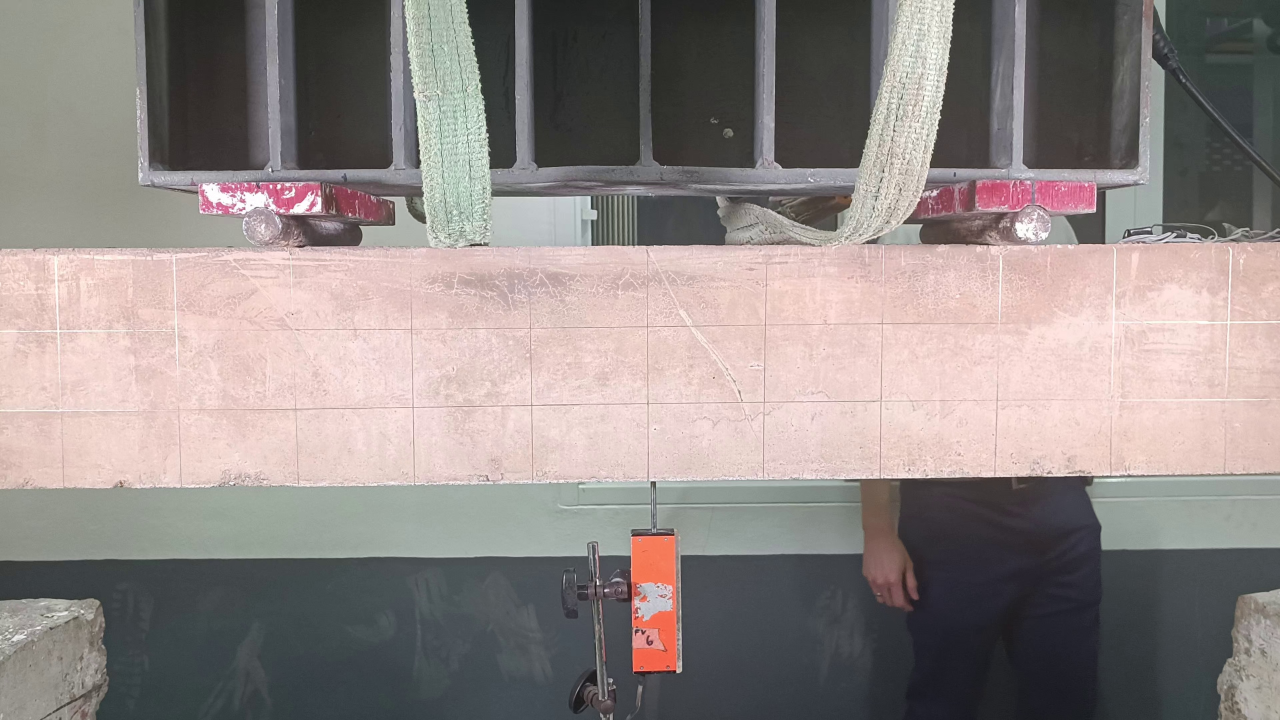
#> input picture code/images/frame_0000.jpg, 3840 x 2160 px, found by its file name (shown at 1/3 size)
$ python sad_00.py
#> lines starting #> are read from the running program, lines starting #| are printed output that depends on the picture
import cv2
import numpy as np

def preprocess_image(image_path):
    """Load, grayscale, blur, and enhance contrast of an image."""
#> called with image_path = './images/frame_0000.jpg'
    image = cv2.imread(image_path)
#> image is the input picture: shape (2160, 3840, 3); mean B, G, R 133.5, 135.9, 144.7
    gray = cv2.cvtColor(image, cv2.COLOR_BGR2GRAY)
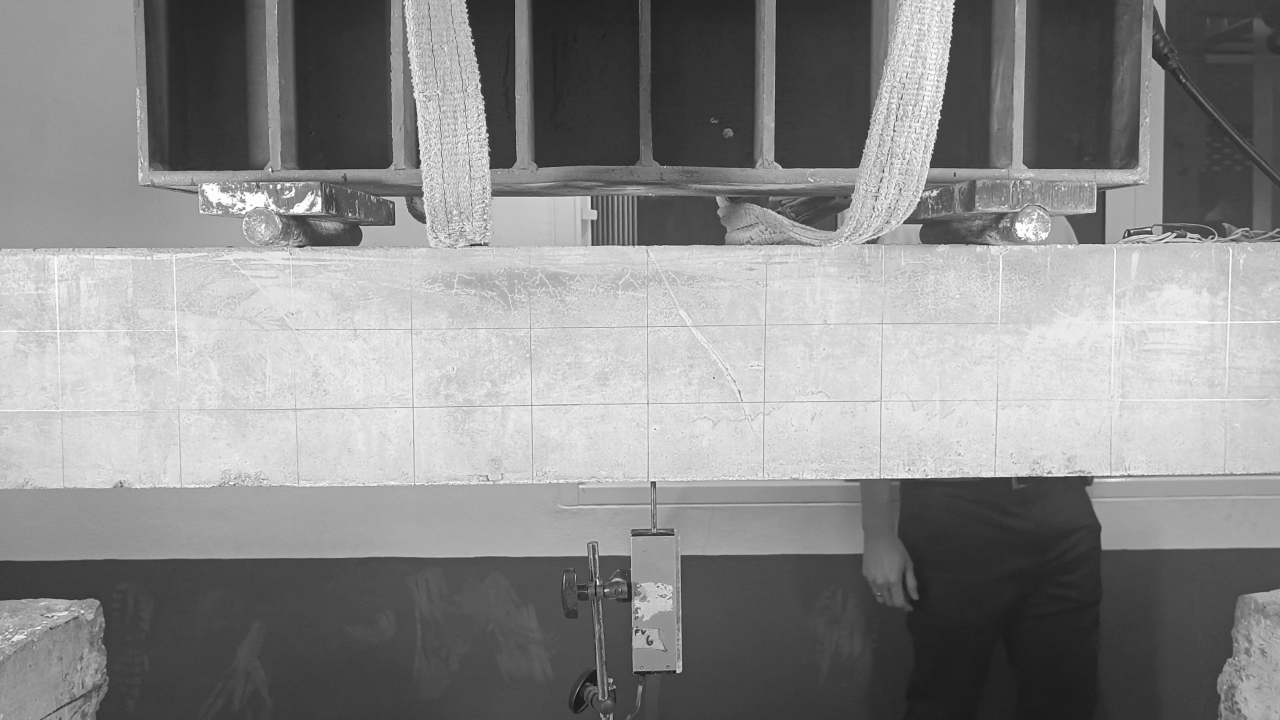
#> gray: shape (2160, 3840) (shown at 1/3 size); min 14, max 255, mean 138.2
    blurred = cv2.GaussianBlur(gray, (5, 5), 0)
    clahe = cv2.createCLAHE(clipLimit=2.0, tileGridSize=(8, 8))
    enhanced = clahe.apply(blurred)
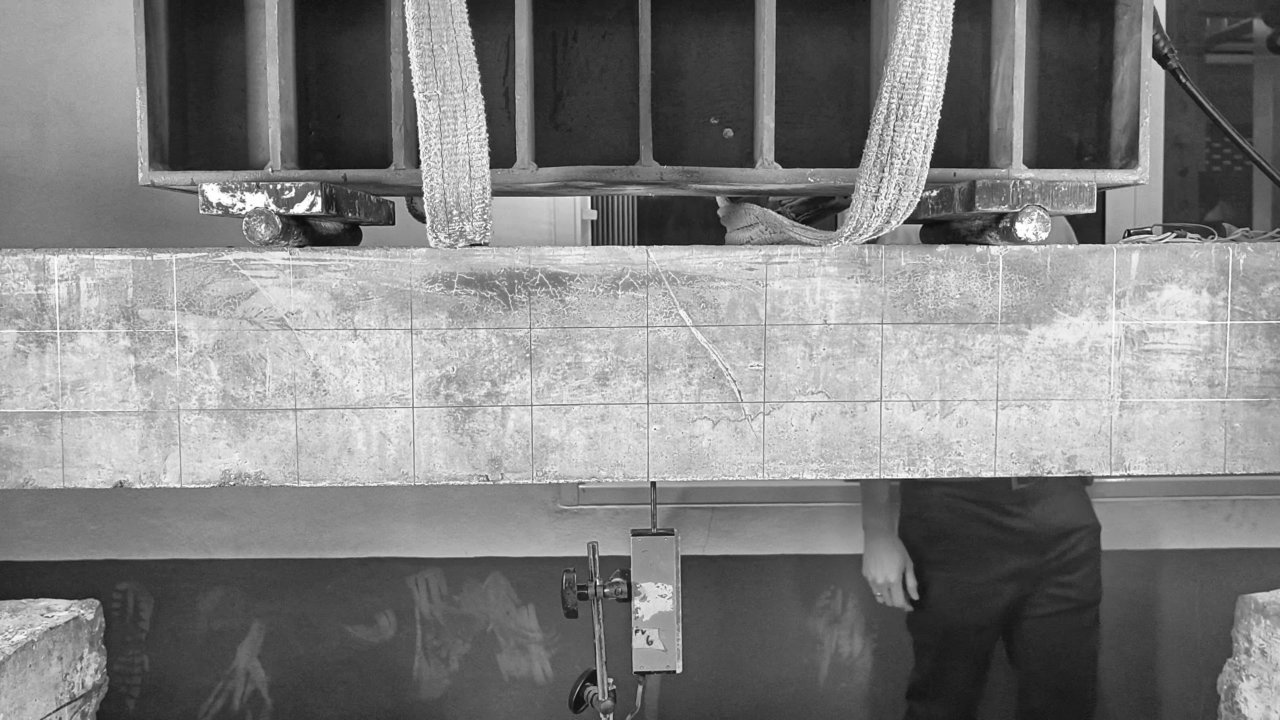
#> enhanced: shape (2160, 3840) (shown at 1/3 size); min 11, max 255, mean 129.2
#> call 2 of preprocess_image, with image_path = './images/frame_0015.jpg'
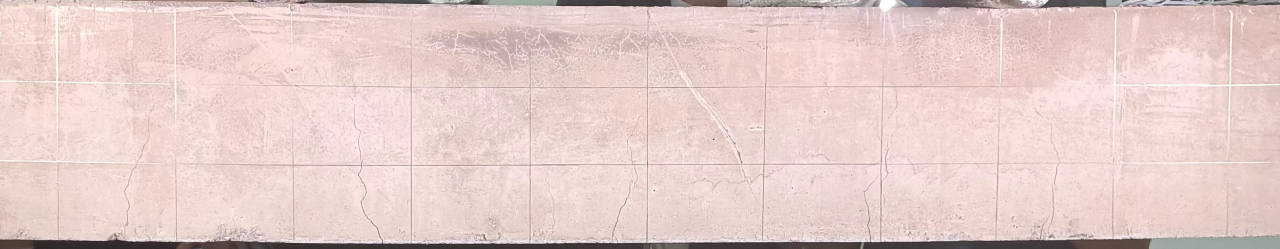
#> input picture code/images/frame_0015.jpg, 3840 x 745 px, found by its file name (shown at 1/3 size)
#> in preprocess_image, image is the input picture: shape (745, 3840, 3); mean B, G, R 201.6, 206.3, 229.7
#> in preprocess_image (call 2), `gray = cv2.cvtColor(image, cv2.COLOR_BGR2GRAY)`:
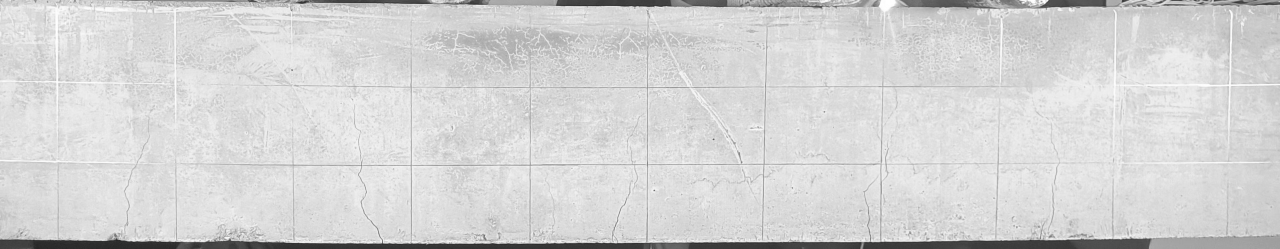
#> gray: shape (745, 3840) (shown at 1/3 size); min 29, max 255, mean 212.8
#> in preprocess_image (call 2), `enhanced = clahe.apply(blurred)`:
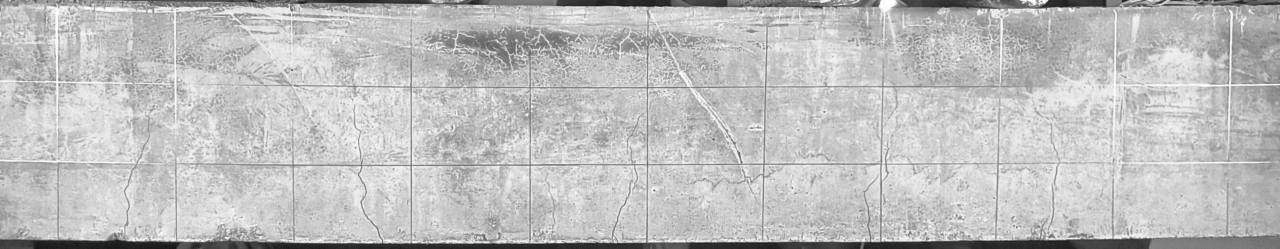
#> enhanced: shape (745, 3840) (shown at 1/3 size); min 20, max 255, mean 191.9
    return enhanced

def compute_sad(current_image, reference_image, window_size):
    """Compute the SAD map between two preprocessed images."""
    if current_image.shape != reference_image.shape:
#> (the run stopped early here; a loop or call above may not have finished)
